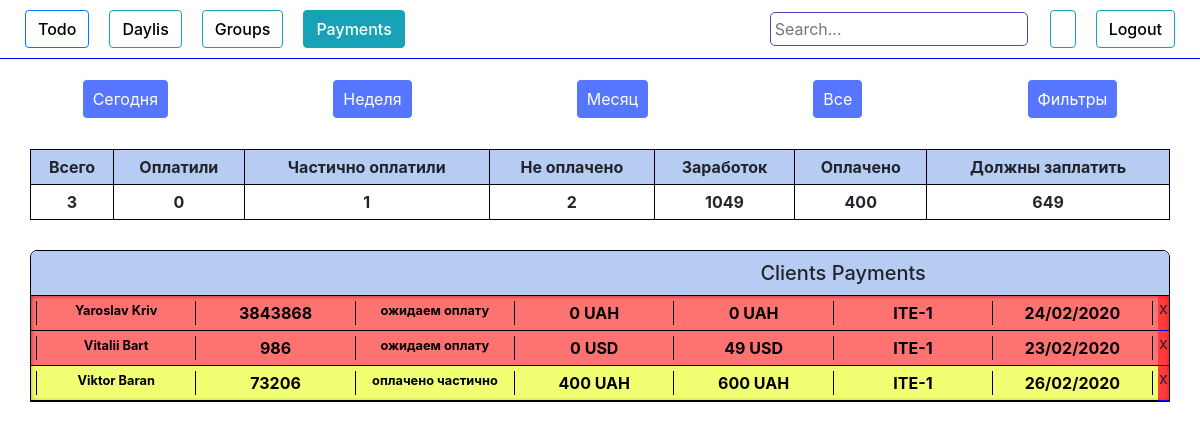
Page /pay_filter/2 on the earlier database version.
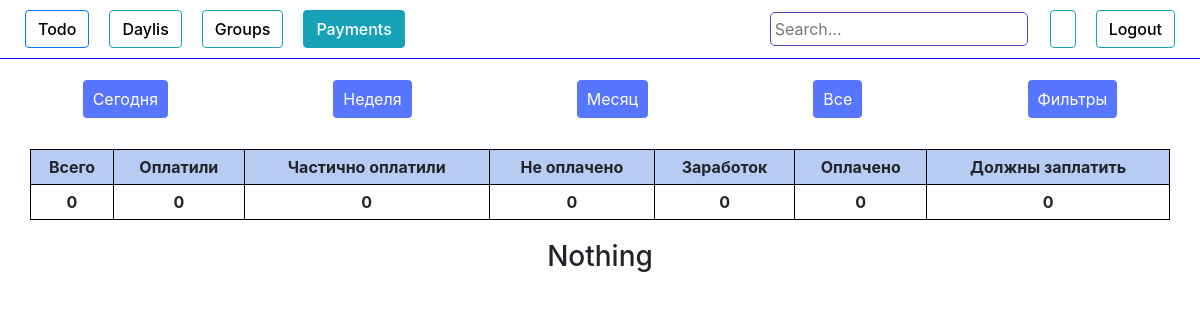
Same page on the later database version.
### authorization/models.py (models this page shows, shortened)
class People(models.Model):
    add_date        = models.DateTimeField(blank=True, null=True)
    name            = models.CharField(max_length=100, blank=True)
    phone           = models.CharField(max_length=100, blank=True)
    email           = models.CharField(max_length=100, blank=True)
    course          = models.ForeignKey(Course, on_delete=models.DO_NOTHING)
    country         = models.CharField(max_length=100, blank=True)
    university      = models.CharField(max_length=100, blank=True)
    work            = models.CharField(max_length=100, blank=True)
    where_from      = models.CharField(max_length=100, blank=True)
    ip              = models.CharField(max_length=100, blank=True)
    currency        = models.CharField(max_length=100, blank=True)
    course_price    = models.IntegerField(blank=True, null=True)
    comments        = models.TextField(blank=True)
    wishes          = models.TextField(blank=True)
    callback_time   = models.DateTimeField(blank=True, null=True)
    group           = models.ForeignKey(Group, on_delete=models.DO_NOTHING, null=True, blank=True)
    request_status  = models.CharField(max_length=100, blank=True)
    need_confirm  = models.BooleanField(blank=True, null=True)
    first_payment_date   = models.DateTimeField(blank=True, null=True)
    full_payment_date  = models.DateTimeField(blank=True, null=True)
    payment_history = models.TextField(blank=True)
    total_payment   = models.IntegerField(blank=True, null=True)
    obligation      = models.IntegerField(blank=True, null=True)
    def is_called(self):
        if self.request_status == 'оплачено частично' or self.request_status == 'ожидаем оплату' or self.request_status == 'оплачено':
            return True
        else:
            return False
    def call_status(self):
        if self.request_status != 'перезвонить':
            return False
        else :
            return True
    def is_full_payed(self):
        return (self.request_status == 'оплачено')
    def is_particaly_payed(self):
        return (self.request_status == 'оплачено частично')
    def is_not_payed(self):
        return (self.request_status == 'ожидаем оплату')
    def is_need_confirm(self):
        return (self.need_confirm)
    def get_date(self):
        return self.add_date.strftime('%d/%m/%Y')

class Group(models.Model):
    name            = models.CharField(max_length=100, blank=True)
    created_date    = models.DateTimeField(blank=True, null=True)
    course          = models.ForeignKey(Course, on_delete=models.DO_NOTHING, null=True)
    active          = models.BooleanField(default=True)
    time_start      = models.DateTimeField(blank=True, null=True)
    time_end        = models.DateTimeField(blank=True, null=True)
    def __str__(self):
        return self.name

### authorization/views.py (the view, shortened to what this page needs)
# urls.py: path('pay_filter/<int:pk>', views.pay_filter, name='pay_filter'),
def pay_filter(request, pk):
    list_payments = People.objects.all().order_by('request_status','group', 'obligation')
    formcheck = 1
    groups_all = Group.objects.all()
    course_all = Course.objects.all()
    if pk == 1:  #today
        now = datetime.today() - timedelta(minutes=60)
        list_payments = list_payments.filter(Q(add_date__gte = now))
    elif pk == 2:  #7 days
        now = datetime.today() - timedelta(minutes=60*24*7)
        list_payments = list_payments.filter(Q(add_date__gte = now))
    elif pk == 3:  # 30 days
        now = datetime.today() - timedelta(minutes=60*24*30)
        list_payments = list_payments.filter(Q(add_date__gte = now))
    elif pk == 6:
        formcheck = 1
    money_all = list_payments.filter(Q(request_status='оплачено') |
                                            Q(request_status='оплачено частично') |
                                            Q(request_status='ожидаем оплату')).aggregate(money_all=Sum(F('course_price')))
    money_all_num = money_all['money_all']
    money_paid = list_payments.filter(Q(request_status='оплачено') |
                                            Q(request_status='оплачено частично') |
                                            Q(request_status='ожидаем оплату')).aggregate(money_paid=Sum(F('total_payment')))
    money_paid_num = money_paid['money_paid']
    if money_all_num == None:
        money_all_num = 0
    if  money_paid_num == None:
            money_paid_num = 0
    money_will_num =  money_all_num - money_paid_num
    people_done = list_payments.filter(Q(request_status='оплачено')).count()
    people_partially = list_payments.filter(Q(request_status='оплачено частично')).count()
    people_waiting = list_payments.filter(Q(request_status='ожидаем оплату')).count()
    people_all_num =  people_done + people_partially + people_waiting
    context = {
        "list_payments":list_payments,
        'groups_all': groups_all,
        'course_all': course_all,
        'formcheck': formcheck,
        "money_all_num" : money_all_num,
        "money_paid_num" : money_paid_num,
        "money_will_num" : money_will_num,
        "people_done" : people_done,
        "people_partially" : people_partially,
        "people_waiting" : people_waiting,
        "people_all_num" : people_all_num,
    }
    return render(request,"groups_payments.html",context)

### authorization/templates/groups_payments.html (shortened to what this page needs)
{% load crispy_forms_tags %}
<!DOCTYPE html>
<html lang="en">
<head>
    <link rel="stylesheet" href="https://stackpath.bootstrapcdn.com/bootstrap/4.4.1/css/bootstrap.min.css">
    <link rel="stylesheet" href="https://cdnjs.cloudflare.com/ajax/libs/jquery-datetimepicker/2.5.20/jquery.datetimepicker.min.css" />
    {% load staticfiles %}
    <link rel="stylesheet" href="{% static 'style.css' %}" type="text/css">
</head>
<body>
    <div class="header">
        <div class="text col-8">
            <button class="btn btn-outline-primary " type="button">
                <a href="{% url 'todo' %}">
                    Todo
                </a>
            </button>
            <button class="btn btn-outline-info " type="button">
                <a href="{% url 'staff' %}">
                    Daylis
                </a>
            </button>
            <button class="btn btn-outline-info " type="button">
                <a href="{% url 'groups' %}">
                    Groups
                </a>
            </button>
            <button class="btn btn-outline-info active" type="button">
                <a href="{% url 'groups_payments' %}">
                    Payments
                </a>
            </button>
        </div>
        <div class="settings col-4">
            <form action="{% url 'search' %}" method="get">
                <input class="search" name="q" type="text" placeholder="Search..." style="
                margin: 12px;
                /* height: 37px; */
                border-radius: 5px;
                border: 1px solid #5344c2;
                padding: 4px;
            ">
            </form>
            <button class="btn btn-outline-info" type="button" data-toggle="collapse" data-target="#InfoUpdateField" aria-expanded="false">
        </button>
            <button class="btn btn-outline-info" type="button" data-toggle="collapse" data-target="#ConfirmationField" aria-expanded="false">
            Logout
        </button>
        </div>
    </div>
    <div class="perid_container">
        <a href="{% url 'pay_filter' pk=1 %}" class="a"><button class="button">Сегодня</button></a>
        <a href="{% url 'pay_filter' pk=2 %}" class="a"><button class="button">Неделя</button></a>
        <a href="{% url 'pay_filter' pk=3 %}" class="a"><button class="button">Месяц</button></a>
        <a href="{% url 'pay_filter' pk=4 %}" class="a"><button class="button">Все</button></a> {% if formcheck == 2 %}
        <a href="{% url 'pay_filter' pk=6 %}" class="a"><button class="button">Cпрятать Фильтры</button></a> {% else %}
        <a href="{% url 'pay_filter' pk=5 %}" class="a"><button class="button">Фильтры</button></a> {% endif %}
    </div>
    <table class="count_table" cellpadding="5">
        <tr class="main_line">
            <th>Всего</th>
            <th>Оплатили</th>
            <th>Частично оплатили</th>
            <th>Не оплачено</th>
            <th>Заработок</th>
            <th>Оплачено</th>
            <th>Должны заплатить</th>
        </tr>
        <tr>
            <th class="center">{{people_all_num}}</th>
            <th class="center">{{people_done}}</th>
            <th class="center">{{people_partially}}</th>
            <th class="center">{{people_waiting}}</th>
            <th class="center">{{money_all_num}}</th>
            <th class="center">{{money_paid_num }}</th>
            <th class="center">{{money_will_num}}</th>
    </table>
    <div class="payment_tables">
        {% if list_payments %}
        <div class="table show table_pay" id="payment_tables">
            <div class="table_header " data-toggle="collapse" data-target="#table_payments_content" aria-expanded="false">
                <h5>Clients Payments</h5>
            </div>
            <div class="table_content show" id='table_payments_content'>
                {% for item in list_payments %} {% if item.is_called %}
                <div class="item" id="{{item.email}}">
                    <a class="gr-a" href="{% url 'group_payments_update' item.id %}" target="_blank" onClick="popupWin = window.open(this.href, 'Window', 'location,width=720,height=800,top=200,left=300'); popupWin.focus(); return false;">
                        <div class="item_header" data-toggle="collapse" data-target="#item_description"    {% if item.is_particaly_payed %} style="background-color: rgba(229, 255, 0, 0.554);" {% endif %} {% if item.is_not_payed %}style="background-color: rgba(255, 0, 0, 0.554);"
                            {% endif %}>
                            <table class="item_payment_table" style="width:100%">
                                <tr>
                                    <th>
                                        <div style="font-size: 0.8rem;" class="name">{{item.name}}</div>
                                    </th>
                                    <th>
                                        <div class="phone">{{item.phone}}</div>
                                    </th>
                                    <th>
                                        <div style="font-size: 0.8rem;" class="request_status">{{item.request_status}}</div>
                                    </th>
                                    <th>
                                        <div class="total_payment">{{item.total_payment}} {{item.currency}}</div>
                                    </th>
                                    <th>
                                        <div class="obligation">{{item.obligation}} {{item.currency}}</div>
                                    </th>
                                    <th>
                                        <div class="obligation">{{item.group}}</div>
                                    </th>
                                    <th>
                                        <div class="obligation">{{item.get_date}}</div>
                                    </th>
                                </tr>
                            </table>
                        </div>
                    </a>
                    <span id="del_btn" type="button" data-toggle="collapse" data-target="#ConfirmationFieldDel{{item.id}}" aria-expanded="false">x</span>
                </div>
                {% endif %} {% endfor %}
            </div>
        </div>
        {% else %}
        <h3 style="text-align: center;">Nothing</h3>
        {% endif %}
    </div>
</body>
</html>

### authorization/static/style.css (style rules this page uses)
a { color: black; font-weight: 500; }
.header { display: flex; justify-content: space-between; border-bottom: solid 1px blue; }
.text { margin: 0; display: flex; align-items: center; }
.settings { display: flex; justify-content: flex-end; }
.btn { margin: 10px; color: black; font-weight: 500; }
.active a { color: white; }
th { border: 1px solid black; border-bottom: 0; border-top: 0; }
.count_table { border: 1px solid black; margin: 20px auto; width: 95%; text-align: center; padding: 15px; }
.main_line { background-color: rgb(182, 204, 243); border-bottom: 1px solid black; }
.perid_container { display: flex; justify-content: space-around; }
.button { margin-top: 20px; margin-bottom: 10px; border-radius: 5px; padding: 7px 10px; background-color: rgb(87, 118, 255); border: 1px solid rgb(255, 255, 255); color: #fff; transition: .5s background-color, .5s color; }

Differences in the rows shown:
removed People: name "Yaroslav Kriv", phone "3843868", request_status "ожидаем оплату", total_payment "0", currency "UAH", obligation "0", group "ITE-1", get_date "24/02/2020"
removed People: name "Vitalii Bart", phone "986", request_status "ожидаем оплату", total_payment "0", currency "USD", obligation "49", group "ITE-1", get_date "23/02/2020"
removed People: name "Viktor Baran", phone "73206", request_status "оплачено частично", total_payment "400", currency "UAH", obligation "600", group "ITE-1", get_date "26/02/2020"
Other differences:
{{ people_all_num }}: "3" → "0"
{{ people_partially }}: "1" → "0"
{{ people_waiting }}: "2" → "0"
{{ money_all_num }}: "1049" → "0"
{{ money_paid_num }}: "400" → "0"
{{ money_will_num }}: "649" → "0"
text no longer shown: "Clients Payments"
text now shown: "Nothing"
